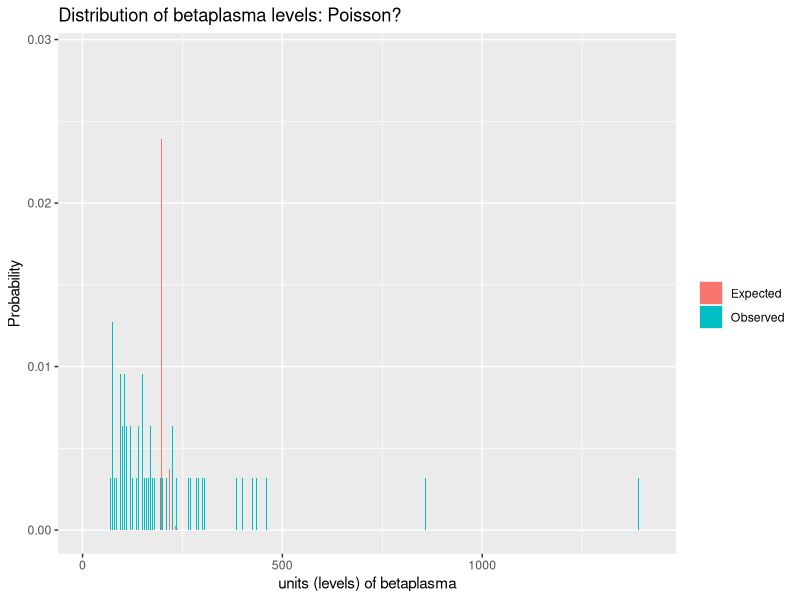
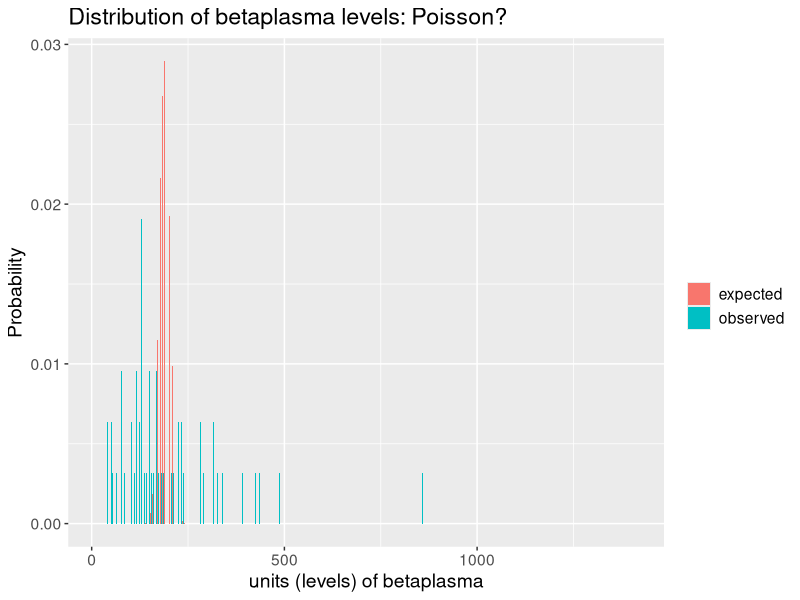
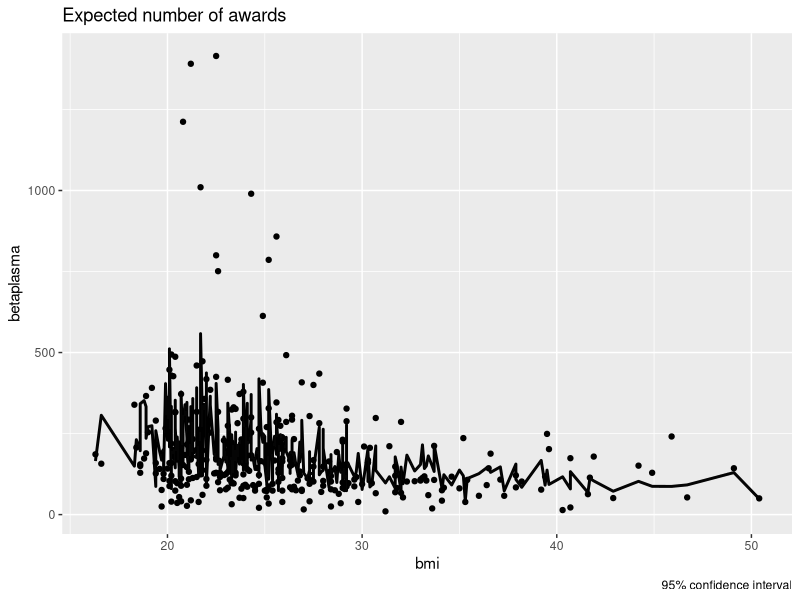
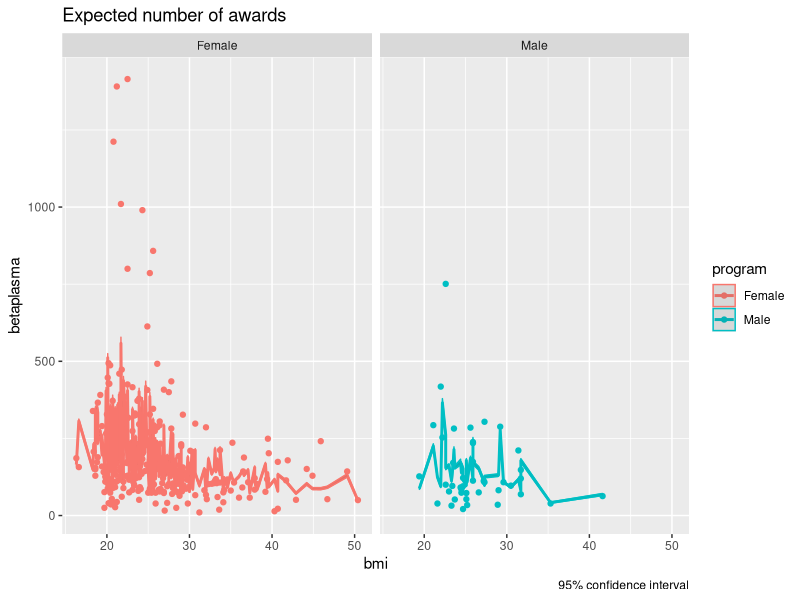
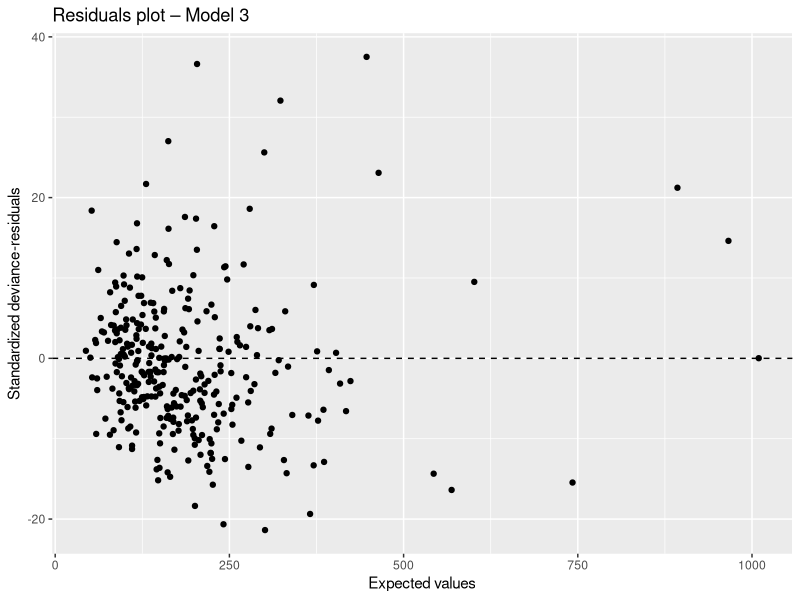
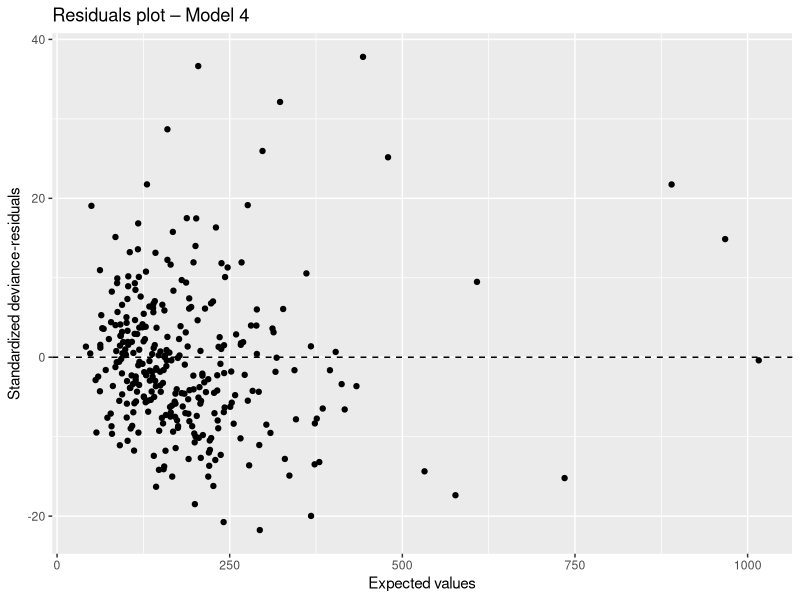
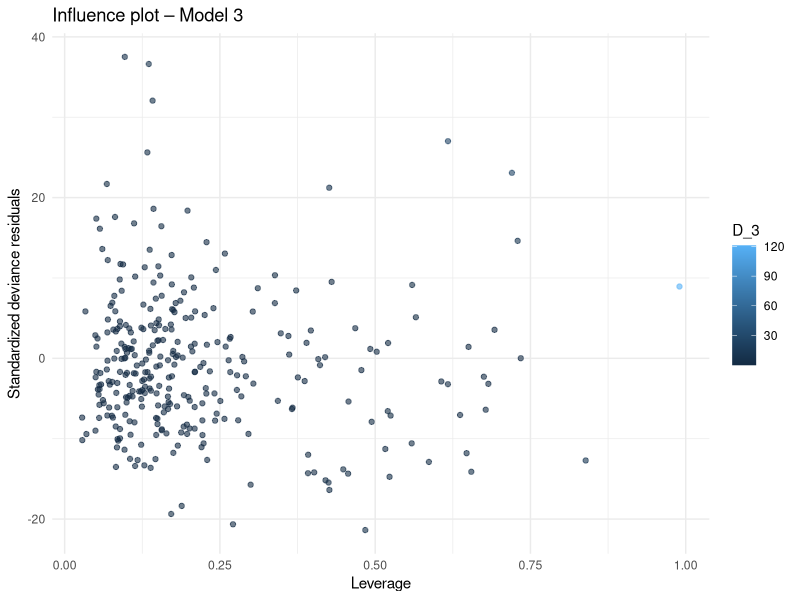
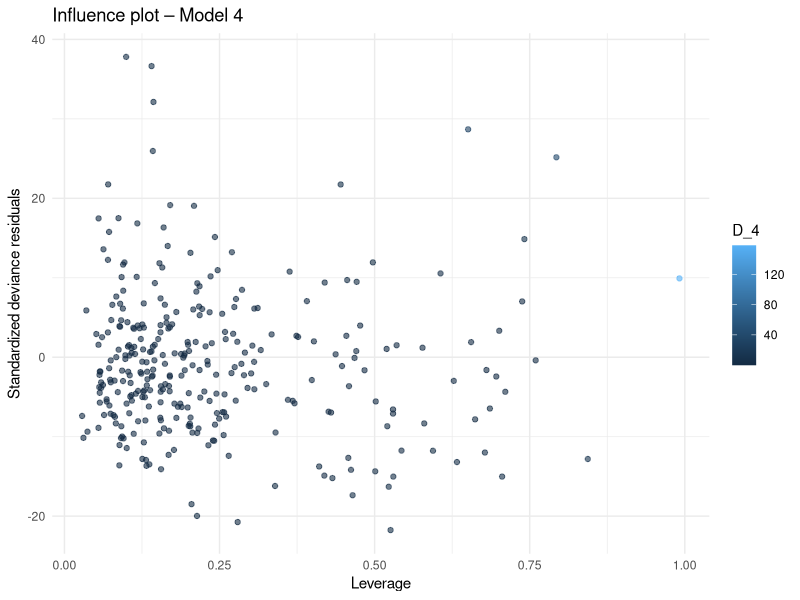

Write the R code that produced these figures, in order. (Note: this script raises an error after producing the figures.)
library(readxl)
library(tidyverse)
library(car)
library(ggplot2)
library(dplyr)
library(tidyr)
library(knitr)
library(MASS)
data <- read_excel("Data/carotene.xlsx")
summary(data)

#Betaplasma är count variabel, units av betaplasma är poisson fördelat och 
# och vi modeller de med våra kovariater

#Factors 
data <- data %>%
  mutate(smokstat = factor(smokstat,
                           levels = c(1, 2, 3),
                           labels = c("Never", "Former", "Current")))

data <- data %>%
  mutate(sex = factor(sex,
                      levels = c(1, 2),
                      labels = c("Male", "Female")))
# Set baseline
data$sex <- relevel(data$sex, ref = "Female")

data <- data %>%
  mutate(vituse = factor(vituse,
                         levels = c(1, 2, 3),
                         labels = c("Often", "Rarely", "Never")))

# Set baseline
data$vituse <- relevel(data$vituse, ref = "Never")



################## Start of Poisson ##########################

#Frequency table over betaplasma levels
data |> count(betaplasma) -> betaplasma_table
betaplasma_table


#Add proportions of observed levels
betaplasma_table |> mutate(observed = n/sum(n)) -> betaplasma_table
betaplasma_table


# Average
mu <- mean(data$betaplasma)
mu 
# => 189.9238

# Variance
var(data$betaplasma)
# => 33477.52 

# NOTICE! Poisson is not ideal since mu != var

# Expected frequencies
betaplasma_table |> 
  mutate(expected = dpois(betaplasma, mu)) -> betaplasma_table
betaplasma_table

#Plot expected and observed
ggplot(betaplasma_table) +
  geom_col(aes(x = betaplasma + 0.2, y = observed, fill = "Observed"), 
           width = 0.4) +
  geom_col(aes(x = betaplasma - 0.2, y = expected, fill = "Expected"), 
           width = 0.4) +
  labs(y = "Probability", x = "units (levels) of betaplasma", fill = "",
       title = "Distribution of betaplasma levels: Poisson?") 

##############################################################################
#Alternative way?
#In the example they get the same plot - but I get a different result. 
#Don't know why...
pivot_longer(betaplasma_table, cols = c("observed", "expected"), 
             values_to = "Proportion", 
             names_to = "variable") -> betaplasma_long
betaplasma_long

ggplot(betaplasma_long, aes(x = betaplasma, y = Proportion, fill = variable)) +
  geom_col(position = "dodge") +
  labs(y = "Probability", x = "units (levels) of betaplasma", fill = "",
       title = "Distribution of betaplasma levels: Poisson?") +
  theme(text = element_text(size = 14))
###########################################################################

#Mean and variance by program
data |> summarise(mu = mean(betaplasma),
                   s2 = var(betaplasma))
  # RESULT: mu = 190, s^2 = 33478
  # NOTICE: Mu is far from the variance, which indicates Poisson is a poor fit. 
  # This is called OVERDISPERSION - that the variance of our data is much greater
  # than the variance of the distribution - THIS is what causes the poor fit. 
  # Since Poisson requires E(Y) = mu, Var(Y) = Mu, 

#Model testing
  #-> Only main terms, without calories - refer to project 1 and 2. 
model <- glm(betaplasma ~ bmi + age + fat + cholesterol + fiber + 
               alcohol + betadiet + smokstat + sex + vituse, family = "poisson", data = data)
summary(model)

#Rate ratios and confidence intervals
beta <- model$coefficients
RR <- exp(beta)
ci_beta = confint(model)
ci_RR = exp(ci_beta)

cbind(beta = beta, ci_beta, RR = RR, ci_RR) |> round(digits = 2)
  #NOTICE: The betas have almost no relevance


#Estimated mean with c.i.
data_pred <- cbind(
  data,
  xb = predict(model, se.fit = TRUE))
data_pred |> mutate(
  xb.residual.scale = NULL,
  xb.lwr = xb.fit - 1.96*xb.se.fit,
  xb.upr = xb.fit + 1.96*xb.se.fit,
  muhat = exp(xb.fit),
  mu.lwr = exp(xb.lwr),
  mu.upr = exp(xb.upr)) -> data_pred

glimpse(data_pred)

#Plot estimated mean with its c.i. - don't know if this serves a purpose here -
#since there are many varibles to plot against. 

#For example against bmi
ggplot(data_pred, aes(bmi, betaplasma)) +
  geom_point() +
  geom_line(aes(y = muhat), linewidth = 1) +
  geom_ribbon(aes(ymin = mu.lwr, ymax = mu.upr), alpha = 0.1) +
  labs(title = "Expected number of awards",
       caption = "95% confidence interval",
       color = "program")

#Or against bmi but for different genders
ggplot(data_pred, aes(bmi, betaplasma, color = sex)) +
  geom_point() +
  geom_line(aes(y = muhat), linewidth = 1) +
  geom_ribbon(aes(ymin = mu.lwr, ymax = mu.upr), alpha = 0.1) +
  labs(title = "Expected number of awards",
       caption = "95% confidence interval",
       color = "program") +
  facet_wrap(~ sex)





#MODELS (OBS all excl calories)
###############################################################################

#Model 1. Null Model
Model_1 <- glm(betaplasma ~ 1, family = "poisson", data = data)

#Model 2. Full model = Main terms (10) + interaction (66), total 76 variables (+ 1 if coeffiecients bcz of intercept)
Model_2 <- glm(betaplasma ~ (bmi + age + fat + cholesterol + fiber + 
                                 alcohol + betadiet + smokstat + sex + vituse)^2,
               family = "poisson", data = data)

#Model 3. Backward Elimination, start from the full model 
Model_3 <- step(Model_2,
                      direction = "backward",
                      scope = list(lower = formula(Model_1),
                      upper = formula(Model_2)),
                      k = log(nobs(Model_1)))

log(nrow(data)) == log(nobs(Model_1))

#Model 4. Forward Selection, start from the null model 
Model_4 <- step(Model_1,
                direction = "forward",
                scope = list(lower = formula(Model_1),
                             upper = formula(Model_2)),
                k = log(nobs(Model_1)))

#Model 5. Stepwise regression from model 3
Model_5 <- step(Model_3,
                direction = "both",
                scope = list(lower = formula(Model_1),
                upper = formula(Model_2)),
                k = log(nobs(Model_3)))

#Model 6. Stepwise regression from model 4
Model_6 <- step(Model_4,
                direction = "both",
                scope = list(lower = formula(Model_1),
                upper = formula(Model_2)),
                k = log(nobs(Model_4)))

############ OBS KODTEST #######################################################
#Här testade jag så jag använder selektionsmetoderna rätt genom att switcha till
#negativ bionomial fördelning och jag får då små modeller. 
model_test <- glm.nb(betaplasma ~ (bmi + age + fat + cholesterol + fiber + 
                                     alcohol + betadiet + smokstat + sex + vituse)^2,
                     data = data)
model_test_null <- glm.nb(betaplasma ~ 1,
                          data = data)
model_test_backward <- step(model_test,
                direction = "backward",
                scope = list(lower = formula(model_test_null),
                             upper = formula(model_test)),
                k = log(nobs(model_test_null)),
                trace = 1)

#RESULT:
#Step:  AIC=3818.4
#betaplasma ~ bmi + cholesterol + betadiet + vituse

# Df Deviance    AIC
#<none>             335.50 3818.4
#- cholesterol  1   346.78 3823.9
#- betadiet     1   354.98 3832.1
#- vituse       2   360.95 3832.3
#- bmi          1   363.32 3840.5
################################################################################



#See if we can reduce vituse - the categorical variable, into two categories:
#------------------------------------------------------------------------------

# Transform three levels to two, but assigning vituse category "Never" into "Never" 
# and if the category is not "Never" it's assigned into "Used". 
new_data <- data
new_data$vituseReduced <- ifelse(new_data$vituse == "Never", "Never", "Used")
new_data$vituseReduced <- factor(new_data$vituseReduced)
#Then we create a new model, based on this two-factor collapsed version (reduced):
Model_5_Reduced <- glm(betaplasma ~ bmi + age + fat + cholesterol + fiber + alcohol + 
                                       betadiet + smokstat + sex + vituseReduced + bmi:fat + bmi:cholesterol + 
                                       bmi:fiber + bmi:alcohol + bmi:betadiet + bmi:smokstat + bmi:sex + 
                                       bmi:vituseReduced + age:fat + age:cholesterol + age:fiber + age:betadiet + 
                                       age:smokstat + age:vituseReduced + fat:cholesterol + fat:alcohol + 
                                       fat:betadiet + fat:smokstat + fat:sex + fat:vituseReduced + cholesterol:fiber + 
                                       cholesterol:alcohol + cholesterol:betadiet + cholesterol:smokstat + 
                                       fiber:alcohol + fiber:betadiet + fiber:smokstat + fiber:sex + 
                                       fiber:vituseReduced + alcohol:betadiet + alcohol:smokstat + alcohol:sex + 
                                       alcohol:vituseReduced + betadiet:vituseReduced + smokstat:sex + smokstat:vituseReduced + 
                                       sex:vituseReduced,
                        family = "poisson", data = new_data)
#Save variables
sum_1 <- summary(Model_5)
sum_2 <- summary(Model_5_Reduced)
deviance_1 <- sum_1$deviance
deviance_2 <- sum_2$deviance
df_1 <- sum_1$df.residual
df_2 <- sum_2$df.residual

#Calculate differences
D_diff <- deviance_2 - deviance_1
df_diff <- df_2 - df_1
chi2_alpha <- qchisq(p = 1 - 0.05, df = df_diff)
Pvalue <- pchisq(q = D_diff, df = df_diff, lower.tail = FALSE)

#I create a table and remove the vertical title using rownames, just to clean it up! 
table_1e <- cbind(D_diff, df_diff, chi2_alpha, Pvalue)
rownames(table_1e) <- c(" ")
table_1e

# 1. Name of test: Partial likelihood ratio test 
# 2. Null Hypothesis, H_0: Beta_often = Beta_Rarely. In words, that the model with 
#    one dummy variable Beta_Used is enough. 
# 3. The value of the test statistic is D = 2543.28
# 4. The distribution is Chi-squared
# 5. The P-value is P = 0
# 6. The conclusion is to with great certainty reject H_0 since D_diff >> Chi2_alpha, 
# and since Pvalue < 0.05.

#CONCLUSION: Keep the original model_5 and throw away model_5_reduced. 



#BIC AND AIC 
df1 <- data.frame(variable = names(Model_1$coefficients),
                  b_model1 = Model_1$coefficients, row.names = NULL)
df2 <- data.frame(variable = names(Model_2$coefficients),
                  b_model2 = Model_2$coefficients, row.names = NULL)
df3 <- data.frame(variable = names(Model_3$coefficients),
                  b_model3 = Model_3$coefficients, row.names = NULL)
df4 <- data.frame(variable = names(Model_4$coefficients),
                  b_model4 = Model_4$coefficients, row.names = NULL)
df5 <- data.frame(variable = names(Model_5$coefficients),
                  b_model5 = Model_5$coefficients, row.names = NULL)
df6 <- data.frame(variable = names(Model_6$coefficients),
                  b_model6 = Model_6$coefficients, row.names = NULL)
All_Models <- full_join(df1, df2) |> full_join(df3) |> full_join(df4) |> full_join(df5) |> full_join(df6)

#Writes a table:
table_3b <- kable(All_Models, caption = "Table 3(b): Estimated β-parameters in each of the six models")
table_3b
#Exported to excel:
#write.csv(All_Models, "Table_3b_ny.csv", row.names = FALSE)

# Calculate McFadden’s adjusted pseudo R2, AIC and BIC for all models from Table.3(b), 
# and indicate which model is best, according to each of these criteria.

aic <- AIC(Model_1, Model_2, Model_3, Model_4, Model_5, Model_6)
bic <- BIC(Model_1, Model_2, Model_3, Model_4, Model_5, Model_6)

#Create dataframe for the AIC- and BIC
collect.AICetc <- data.frame(aic, bic, D = c(Model_1$deviance, Model_2$deviance, Model_3$deviance, Model_4$deviance, Model_5$deviance, Model_6$deviance)) 

#Remove unnecessary df.1 column
collect.AICetc |> mutate(df.1 = NULL, D0 = Model_1$deviance,
                         p = df - 1) -> collect.AICetc

#Calculate Psuedo R & McFadden's adjusted psuedo R2
collect.AICetc |> mutate(
  pseudoR2 = 1 - D/D0,
  pseudoR2adj = 1 - (D + p)/D0) -> collect.AICetc

#Show result
collect.AICetc

#Model with best (lowest) AIC: Model_4 (Forward Selection)
#Model with best (lowest) BIC: Either Model_3, 5 or 6 - they appear the same
#( Model with best (highest) R^2_adj: Model_2 )


# Leverage 
data_pred |> mutate(v_3 = hatvalues(Model_3)) -> data_pred
data_pred |> mutate(v_4 = hatvalues(Model_4)) -> data_pred

#Standardized deviance residuals
data_infl_3 <- influence(Model_3)
data_infl_4 <- influence(Model_4)
#These gives deviance and pearson residuals!
#Extract deviance residuals and standardize 
data_pred |> mutate(devres_3 = data_infl_3$dev.res,
                     std.devres_3 = devres_3/sqrt(1 - v_3),
                    devres_4 = data_infl_4$dev.res,
                    std.devres_4 = devres_4/sqrt(1 - v_4)) -> data_pred

#Cooks D
data_pred |> mutate(D_3 = cooks.distance(Model_3)) -> data_pred
data_pred |> mutate(D_4 = cooks.distance(Model_4)) -> data_pred




# Standardiserade residualer mot förväntat värde, dvs µ^hat

ggplot(data_pred, aes(x = fitted(Model_3), y = std.devres_3)) +
  geom_point() +
  geom_hline(yintercept = 0, linetype = "dashed") +
  labs(x = "Expected values", y = "Standardized deviance-residuals",
       title = "Residuals plot – Model 3")

ggplot(data_pred, aes(x = fitted(Model_4), y = std.devres_4)) +
  geom_point() +
  geom_hline(yintercept = 0, linetype = "dashed") +
  labs(x = "Expected values", y = "Standardized deviance-residuals",
       title = "Residuals plot – Model 4")

# Leverage mot standardiserade residualer, färg enligt cooks D

ggplot(data_pred, aes(x = v_3, y = std.devres_3, color = D_3)) +
  geom_point(alpha = 0.6) +
  scale_size_continuous(name = "Cook’s D") +
  labs(x = "Leverage", y = "Standardized deviance residuals",
       title = "Influence plot – Model 3") +
  theme_minimal()

ggplot(data_pred, aes(x = v_4, y = std.devres_4, color = D_4)) +
  geom_point(alpha = 0.6) +
  scale_size_continuous(name = "Cook’s D") +
  labs(x = "Leverage", y = "Standardized deviance residuals",
       title = "Influence plot – Model 4") +
  theme_minimal()


#Cooks D

ggplot(data_pred, aes(x = 1:nrow(data_pred), y = D_3)) +
  geom_bar(stat = "identity") +
  labs(x = "Observation", y = "Cook’s D", title = "Cook’s D – Model 3") +
  geom_hline(yintercept = 4/nrow(data_pred), linetype = "dotted", color = "red")

#Cooks D

ggplot(data_pred, aes(x = 1:nrow(data_pred), y = D_4)) +
  geom_bar(stat = "identity") +
  labs(x = "Observation", y = "Cook’s D", title = "Cook’s D – Model 4") +
  geom_hline(yintercept = 4/nrow(data_pred), linetype = "dotted", color = "red")


##################################

# HYPOTHESIS TESTING

##################################

D_diff_3 <- Model_3$null.deviance - Model_3$deviance
D_diff_4 <- Model_4$null.deviance - Model_4$deviance

df_diff_3 <- Model_3$df.null - Model_3$df.residual
df_diff_4 <- Model_4$df.null - Model_4$df.residual

chi2_alpha_3 <- qchisq(p = 1 - 0.05, df = df_diff_3)
chi2_alpha_4 <- qchisq(p = 1 - 0.05, df = df_diff_4)
Pvalue_3 <- pchisq(q = D_diff_3, df = df_diff_3, lower.tail = FALSE)
Pvalue_4 <- pchisq(q = D_diff_4, df = df_diff_4, lower.tail = FALSE)

#I create a table and remove the vertical title using rownames, just to clean it up! 
table_3 <- cbind(D_diff_3, df_diff_3, chi2_alpha_3, Pvalue_3)
table_4 <- cbind(D_diff_4, df_diff_4, chi2_alpha_4, Pvalue_4)
rownames(table_3) <- c(" ")
rownames(table_4) <- c(" ")
table_3
table_4

#RESULT:
#> table_3
#D_diff_3 df_diff_3 chi2_alpha_3 Pvalue_3
#18505.63        66     85.96491        0
#> table_4
#D_diff_4 df_diff_4 chi2_alpha_4 Pvalue_4
#18530.88        73     93.94534        0





















#------------------------------------------------------------------------------
# Calculate the standardized deviance residuals for the model with the best AIC 
# and the model with the best BIC, from 3(c). 





# Standardized residuals for respective model 
res_Model_3 <- rstandard(Model_3, type = "deviance")
res_Model_4 <- rstandard(Model_4, type = "deviance")

#Linear predictor
lp_Model_3 <- predict(Model_3, type = "link")
lp_Model_4 <- predict(Model_4, type = "link")




# Task:
# Plot the standardized deviance residuals, with suitable reference lines, 
# against the linear predictors for each of the two models. Also make QQ-plots 
# for the residuals. Discuss which of the models has the best behaved residuals


#UPDATED: Second try for plot 1 in order to get color-coded 

#Plot 1:
Model_5_infl <- influence(Stepwise_From_Backward)
Model_6_infl <- influence(Stepwise_From_Forward_Reduced)

data_pred <- cbind(data,
                   xbeta5 = predict(Stepwise_From_Backward),
                   xbeta6 = predict(Stepwise_From_Forward_Reduced),
                   v5 = Model_5_infl$hat,
                   v6 = Model_6_infl$hat)


data_pred |> mutate(devresid5 = Model_5_infl$dev.res,
                    stddevresid5 = devresid5/sqrt(1 - v5)) -> data_pred
data_pred |> mutate(devresid6 = Model_6_infl$dev.res,
                    stddevresid6 = devresid6/sqrt(1 - v6)) -> data_pred

ggplot(data_pred, aes(x = xbeta5, 
                      y = stddevresid5, 
                      color = as.factor(lowplasma_01))) +
  geom_point() +
  geom_hline(yintercept = c(-3, -2, 0, 2, 3), 
             linetype = c("dotted", "dashed", "solid", "dashed", "dotted"),
             linewidth = 1) +
  labs(title = "Standardized deviance residuals vs linear predictor",
       x = "Linear predictor, xb", y = "Standardized deviance residuals, devstd",
       color = "Y")

ggplot(data_pred, aes(x = xbeta6, 
                      y = stddevresid6, 
                      color = as.factor(lowplasma_01))) +
  geom_point() +
  geom_hline(yintercept = c(-3, -2, 0, 2, 3), 
             linetype = c("dotted", "dashed", "solid", "dashed", "dotted"),
             linewidth = 1) +
  labs(title = "Standardized deviance residuals vs linear predictor",
       x = "Linear predictor, xb", y = "Standardized deviance residuals, devstd",
       color = "Y")
